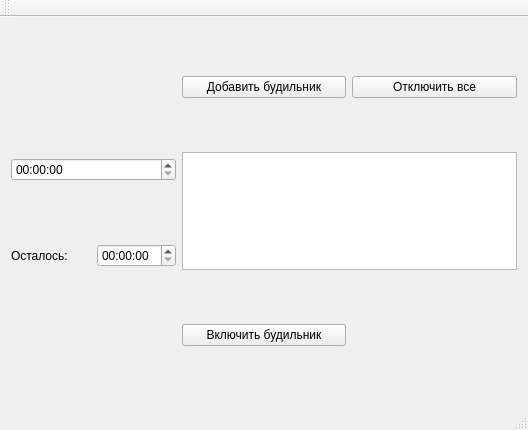
<?xml version="1.0" encoding="UTF-8"?>
<ui version="4.0">
 <class>MainWindow</class>
 <widget class="QMainWindow" name="MainWindow">
  <property name="geometry">
   <rect>
    <x>0</x>
    <y>0</y>
    <width>528</width>
    <height>430</height>
   </rect>
  </property>
  <property name="windowTitle">
   <string>MainWindow</string>
  </property>
  <widget class="QWidget" name="centralWidget">
   <layout class="QGridLayout" name="gridLayout_2">
    <item row="3" column="1">
     <widget class="QPushButton" name="pB_turnOn">
      <property name="text">
       <string>Включить будильник</string>
      </property>
     </widget>
    </item>
    <item row="1" column="1" rowspan="2" colspan="2">
     <widget class="QTableWidget" name="tW_alarms"/>
    </item>
    <item row="0" column="2">
     <widget class="QPushButton" name="pB_allOff">
      <property name="text">
       <string>Отключить все</string>
      </property>
     </widget>
    </item>
    <item row="0" column="1">
     <widget class="QPushButton" name="pB_addAlarm">
      <property name="text">
       <string>Добавить будильник</string>
      </property>
     </widget>
    </item>
    <item row="2" column="0">
     <layout class="QGridLayout" name="gridLayout">
      <item row="0" column="0">
       <widget class="QLabel" name="label">
        <property name="text">
         <string>Осталось:</string>
        </property>
       </widget>
      </item>
      <item row="0" column="1">
       <widget class="QTimeEdit" name="tE_restTime"/>
      </item>
     </layout>
    </item>
    <item row="1" column="0">
     <widget class="QTimeEdit" name="tE_clock">
      <property name="displayFormat">
       <string>HH:mm:ss</string>
      </property>
     </widget>
    </item>
   </layout>
  </widget>
  <widget class="QMenuBar" name="menuBar">
   <property name="geometry">
    <rect>
     <x>0</x>
     <y>0</y>
     <width>528</width>
     <height>30</height>
    </rect>
   </property>
  </widget>
  <widget class="QToolBar" name="mainToolBar">
   <attribute name="toolBarArea">
    <enum>TopToolBarArea</enum>
   </attribute>
   <attribute name="toolBarBreak">
    <bool>false</bool>
   </attribute>
  </widget>
  <widget class="QStatusBar" name="statusBar"/>
 </widget>
 <layoutdefault spacing="6" margin="11"/>
 <resources/>
 <connections/>
</ui>
